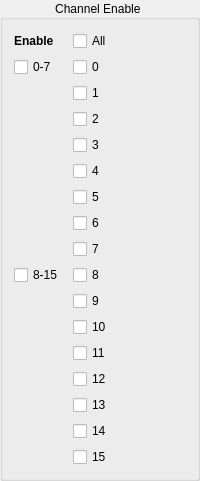
     <widget class="QGroupBox" name="verticalGroupBox">
      <property name="minimumSize">
       <size>
        <width>125</width>
        <height>0</height>
       </size>
      </property>
      <property name="title">
       <string>Channel Enable </string>
      </property>
      <property name="alignment">
       <set>Qt::AlignCenter</set>
      </property>
      <property name="flat">
       <bool>false</bool>
      </property>
      <property name="checkable">
       <bool>false</bool>
      </property>
      <layout class="QGridLayout" name="gridLayout_7">
       <item row="12" column="1" colspan="2">
        <widget class="QCheckBox" name="checkBox_psd_channel_enable_10">
         <property name="layoutDirection">
          <enum>Qt::LeftToRight</enum>
         </property>
         <property name="text">
          <string>10</string>
         </property>
        </widget>
       </item>
       <item row="14" column="1" colspan="2">
        <widget class="QCheckBox" name="checkBox_psd_channel_enable_12">
         <property name="text">
          <string>12</string>
         </property>
        </widget>
       </item>
       <item row="1" column="0">
        <widget class="QCheckBox" name="checkBox_psd_channel_enable_0_7">
         <property name="text">
          <string>0-7</string>
         </property>
        </widget>
       </item>
       <item row="16" column="1" colspan="2">
        <widget class="QCheckBox" name="checkBox_psd_channel_enable_14">
         <property name="text">
          <string>14</string>
         </property>
        </widget>
       </item>
       <item row="13" column="1" colspan="2">
        <widget class="QCheckBox" name="checkBox_psd_channel_enable_11">
         <property name="text">
          <string>11</string>
         </property>
        </widget>
       </item>
       <item row="17" column="1" colspan="2">
        <widget class="QCheckBox" name="checkBox_psd_channel_enable_15">
         <property name="text">
          <string>15</string>
         </property>
        </widget>
       </item>
       <item row="6" column="1" colspan="2">
        <widget class="QCheckBox" name="checkBox_psd_channel_enable_4">
         <property name="text">
          <string>4</string>
         </property>
        </widget>
       </item>
       <item row="7" column="1" colspan="2">
        <widget class="QCheckBox" name="checkBox_psd_channel_enable_5">
         <property name="text">
          <string>5</string>
         </property>
        </widget>
       </item>
       <item row="5" column="1" colspan="2">
        <widget class="QCheckBox" name="checkBox_psd_channel_enable_3">
         <property name="text">
          <string>3</string>
         </property>
        </widget>
       </item>
       <item row="1" column="1">
        <widget class="QCheckBox" name="checkBox_psd_channel_enable_0">
         <property name="text">
          <string>0</string>
         </property>
        </widget>
       </item>
       <item row="4" column="1" colspan="2">
        <widget class="QCheckBox" name="checkBox_psd_channel_enable_2">
         <property name="text">
          <string>2</string>
         </property>
        </widget>
       </item>
       <item row="15" column="1" colspan="2">
        <widget class="QCheckBox" name="checkBox_psd_channel_enable_13">
         <property name="text">
          <string>13</string>
         </property>
        </widget>
       </item>
       <item row="11" column="1" colspan="2">
        <widget class="QCheckBox" name="checkBox_psd_channel_enable_9">
         <property name="text">
          <string>9</string>
         </property>
        </widget>
       </item>
       <item row="0" column="0">
        <widget class="QLabel" name="label_34">
         <property name="font">
          <font>
           <bold>true</bold>
          </font>
         </property>
         <property name="text">
          <string>Enable</string>
         </property>
        </widget>
       </item>
       <item row="9" column="1" colspan="2">
        <widget class="QCheckBox" name="checkBox_psd_channel_enable_7">
         <property name="text">
          <string>7</string>
         </property>
        </widget>
       </item>
       <item row="0" column="1" colspan="2">
        <widget class="QCheckBox" name="checkBox_psd_channel_enable_all">
         <property name="text">
          <string>All</string>
         </property>
        </widget>
       </item>
       <item row="10" column="1" colspan="2">
        <widget class="QCheckBox" name="checkBox_psd_channel_enable_8">
         <property name="text">
          <string>8</string>
         </property>
        </widget>
       </item>
       <item row="8" column="1" colspan="2">
        <widget class="QCheckBox" name="checkBox_psd_channel_enable_6">
         <property name="text">
          <string>6</string>
         </property>
        </widget>
       </item>
       <item row="10" column="0">
        <widget class="QCheckBox" name="checkBox_psd_channel_enable_8_15">
         <property name="maximumSize">
          <size>
           <width>68</width>
           <height>16777215</height>
          </size>
         </property>
         <property name="text">
          <string>8-15</string>
         </property>
        </widget>
       </item>
       <item row="3" column="1" colspan="2">
        <widget class="QCheckBox" name="checkBox_psd_channel_enable_1">
         <property name="text">
          <string>1</string>
         </property>
        </widget>
       </item>
      </layout>
     </widget>
